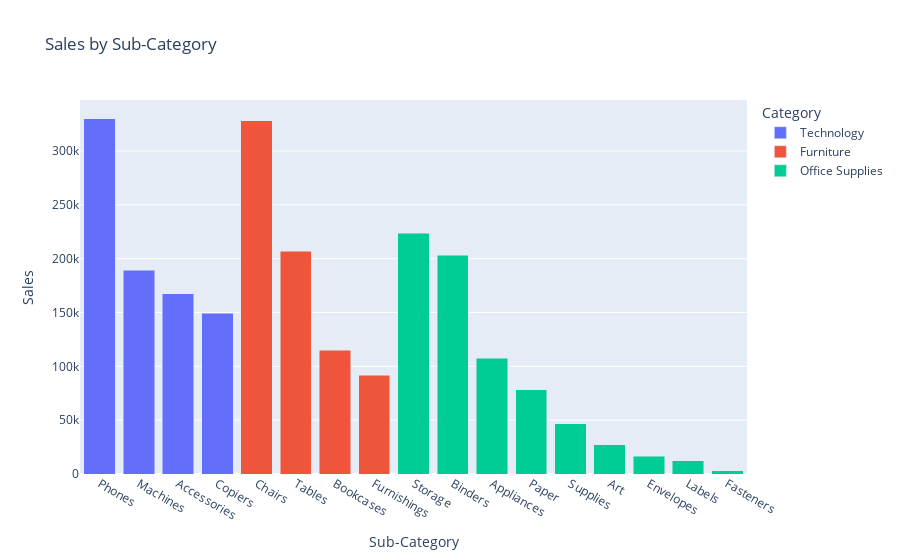

Notebook code for this chart:
### Code cell
# sales by subcategory
df_subcat_sales = df.copy()

df_subcat_sales['Sub-Category'] = df_subcat_sales['Sub-Category'].astype(str)
df_subcat_sales = df_subcat_sales.groupby(['Sub-Category', 'Category'], as_index=False)['Sales'].sum()

# sort data by sales in descending order
df_subcat_sales = df_subcat_sales.sort_values(by='Sales', ascending=False)

# Column chart for overall sales by sub-category
fig_subcat_sales = px.bar(df_subcat_sales, x='Sub-Category', y='Sales', 
                 barmode='stack', color='Category', 
                 title='Sales by Sub-Category')
fig_subcat_sales.update_layout(showlegend=True)

fig_subcat_sales.show()

### Figure 1 — Plotly figure (JSON) as saved in the notebook; plotly's stock layout.template omitted (floating-point values rounded to 4 significant figures)
{"data": [{"alignmentgroup": "True", "hovertemplate": "Category=Technology<br>Sub-Category=%{x}<br>Sales=%{y}<extra></extra>", "legendgroup": "Technology", "marker": {"color": "#636efa", "pattern": {"shape": ""}}, "name": "Technology", "offsetgroup": "Technology", "orientation": "v", "showlegend": true, "textposition": "auto", "type": "bar", "x": ["Phones", "Machines", "Accessories", "Copiers"], "xaxis": "x", "y": [330000.0, 189200.0, 167400.0, 149500.0], "yaxis": "y"}, {"alignmentgroup": "True", "hovertemplate": "Category=Furniture<br>Sub-Category=%{x}<br>Sales=%{y}<extra></extra>", "legendgroup": "Furniture", "marker": {"color": "#EF553B", "pattern": {"shape": ""}}, "name": "Furniture", "offsetgroup": "Furniture", "orientation": "v", "showlegend": true, "textposition": "auto", "type": "bar", "x": ["Chairs", "Tables", "Bookcases", "Furnishings"], "xaxis": "x", "y": [328200.0, 207000.0, 114900.0, 91710.0], "yaxis": "y"}, {"alignmentgroup": "True", "hovertemplate": "Category=Office Supplies<br>Sub-Category=%{x}<br>Sales=%{y}<extra></extra>", "legendgroup": "Office Supplies", "marker": {"color": "#00cc96", "pattern": {"shape": ""}}, "name": "Office Supplies", "offsetgroup": "Office Supplies", "orientation": "v", "showlegend": true, "textposition": "auto", "type": "bar", "x": ["Storage", "Binders", "Appliances", "Paper", "Supplies", "Art", "Envelopes", "Labels", "Fasteners"], "xaxis": "x", "y": [223800.0, 203400.0, 107500.0, 78480.0, 46670.0, 27120.0, 16480.0, 12490.0, 3024.0], "yaxis": "y"}], "layout": {"barmode": "stack", "legend": {"title": {"text": "Category"}, "tracegroupgap": 0}, "showlegend": true, "title": {"text": "Sales by Sub-Category"}, "xaxis": {"anchor": "y", "domain": [0, 1], "title": {"text": "Sub-Category"}}, "yaxis": {"anchor": "x", "domain": [0, 1], "title": {"text": "Sales"}}}}
